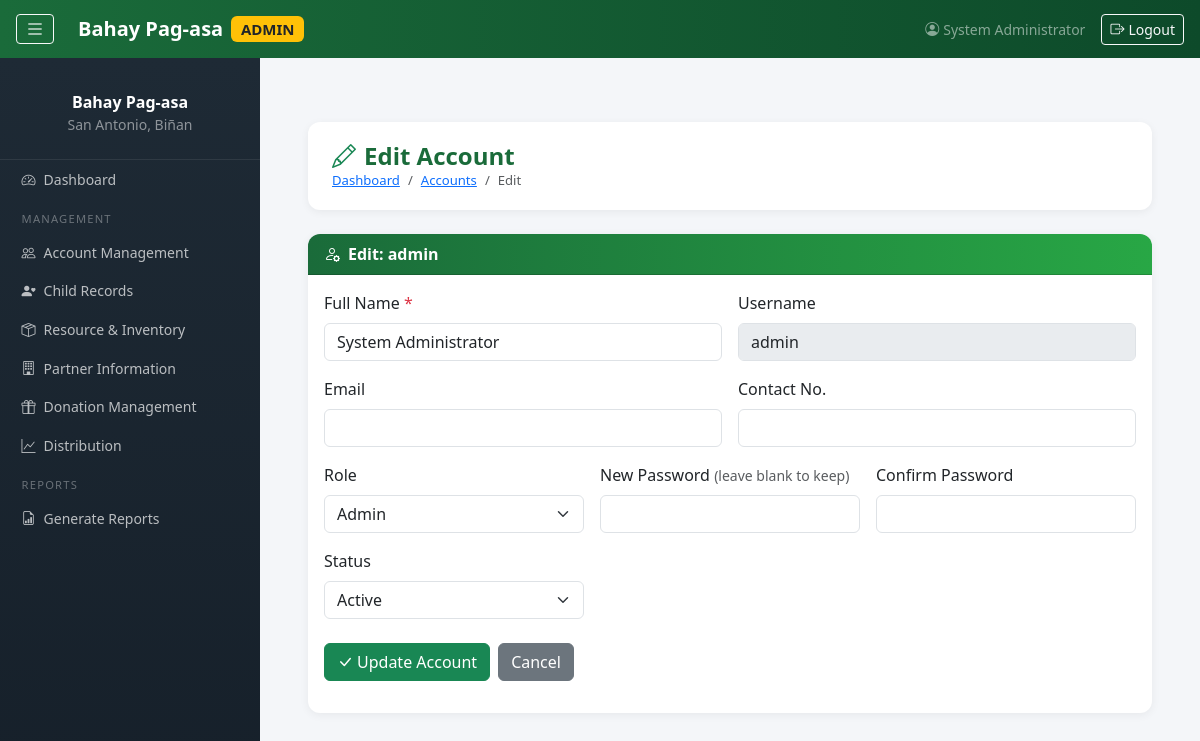
Screenshot of /admin/accounts/edit.php?id=1 (signed in) with the database file from the repository.
### tables this page shows
CREATE TABLE users (
    id          INT AUTO_INCREMENT PRIMARY KEY,
    full_name   VARCHAR(150)  NOT NULL,
    username    VARCHAR(80)   NOT NULL UNIQUE,
    password    VARCHAR(255)  NOT NULL,
    role        ENUM('admin','staff') NOT NULL DEFAULT 'staff',
    email       VARCHAR(150),
    contact     VARCHAR(30),
    status      ENUM('active','inactive') NOT NULL DEFAULT 'active',
    created_at  DATETIME DEFAULT CURRENT_TIMESTAMP,
    updated_at  DATETIME DEFAULT CURRENT_TIMESTAMP ON UPDATE CURRENT_TIMESTAMP
);

### includes/functions.php (called while the page is built, shortened)
<?php
function e($str) {
    return htmlspecialchars($str, ENT_QUOTES, 'UTF-8');
}

### admin/accounts/edit.php (the view, shortened to what this page needs)
<?php
require_once '../../includes/functions.php';
$db = getDB();
$id = (int)((isset($_GET['id']) ? $_GET['id'] : 0));
$stmt = $db->prepare("SELECT * FROM users WHERE id=?");
$stmt->bind_param('i', $id);
$stmt->execute();
$user = $stmt->get_result()->fetch_assoc();
include '../../includes/header.php';
?>
<?php include '../../includes/sidebar.php'; ?>
<div class="container-fluid px-4 py-3">
    <div class="page-header">
        <div>
            <h4><i class="bi bi-pencil me-2 text-success"></i>Edit Account</h4>
            <nav aria-label="breadcrumb">
                <ol class="breadcrumb mb-0">
                    <li class="breadcrumb-item"><a href="../dashboard.php">Dashboard</a></li>
                    <li class="breadcrumb-item"><a href="index.php">Accounts</a></li>
                    <li class="breadcrumb-item active">Edit</li>
                </ol>
            </nav>
        </div>
    </div>
    <div class="card">
        <div class="card-header"><i class="bi bi-person-gear me-2"></i>Edit: <?= e($user['username']) ?></div>
        <div class="card-body">
            <form method="POST">
                <div class="row g-3">
                    <div class="col-md-6">
                        <label class="form-label">Full Name <span class="text-danger">*</span></label>
                        <input type="text" name="full_name" class="form-control"
                               value="<?= e(isset($_POST['full_name']) ? $_POST['full_name'] : $user['full_name']) ?>" required>
                    </div>
                    <div class="col-md-6">
                        <label class="form-label">Username</label>
                        <input type="text" class="form-control" value="<?= e($user['username']) ?>" disabled>
                    </div>
                    <div class="col-md-6">
                        <label class="form-label">Email</label>
                        <input type="email" name="email" class="form-control"
                               value="<?= e(isset($_POST['email']) ? $_POST['email'] : $user['email']) ?>">
                    </div>
                    <div class="col-md-6">
                        <label class="form-label">Contact No.</label>
                        <input type="text" name="contact" class="form-control"
                               value="<?= e(isset($_POST['contact']) ? $_POST['contact'] : $user['contact']) ?>">
                    </div>
                    <div class="col-md-4">
                        <label class="form-label">Role</label>
                        <select name="role" class="form-select">
                            <option value="admin" <?= ($user['role']==='admin'?'selected':'') ?>>Admin</option>
                        </select>
                    </div>
                    <div class="col-md-4">
                        <label class="form-label">New Password <small class="text-muted">(leave blank to keep)</small></label>
                        <input type="password" name="password" class="form-control" minlength="6">
                    </div>
                    <div class="col-md-4">
                        <label class="form-label">Confirm Password</label>
                        <input type="password" name="confirm" class="form-control">
                    </div>
                    <div class="col-md-4">
                        <label class="form-label">Status</label>
                        <select name="status" class="form-select">
                            <option value="active"   <?= ($user['status']==='active'?'selected':'') ?>>Active</option>
                        </select>
                    </div>
                </div>
                <div class="mt-4 d-flex gap-2">
                    <button type="submit" class="btn btn-success"><i class="bi bi-check-lg me-1"></i>Update Account</button>
                    <a href="index.php" class="btn btn-secondary">Cancel</a>
                </div>
            </form>
        </div>
    </div>
</div>
<?php include '../../includes/sidebar_close.php'; ?>
<?php include '../../includes/footer.php'; ?>

### assets/css/style.css (style rules this page uses)
:root { --green-dark: #1a6b3a; --green-mid: #28a745; --green-light: #d4edda; --sidebar-w: 260px; --topbar-h: 58px; }
body { font-family: 'Segoe UI', system-ui, sans-serif; background: #f4f6f9; color: #333; }
.page-header { background: #fff; border-radius: 12px; padding: 1.25rem 1.5rem; margin-bottom: 1.5rem; display: flex; align-items: center; justify-content: space-between; box-shadow: 0 2px 8px rgba(0,0,0,.06); }
.page-header h4 { margin: 0; font-weight: 700; color: var(--green-dark); }
.page-header .breadcrumb { margin: 0; font-size: .82rem; }
.card { border: none; border-radius: 12px; box-shadow: 0 2px 10px rgba(0,0,0,.06); }
.card-header { background: linear-gradient(90deg, var(--green-dark), var(--green-mid)); color: #fff; font-weight: 600; border-radius: 12px 12px 0 0 !important; }

### rows the page displays
users: username "admin", full_name "System Administrator", role "Admin", status "Active"

### other values shown
$role "ADMIN"
isset($_SESSION['full_name']) ? $_SESSION['full_name'] : '' "System Administrator"
$label "Dashboard Account Management Child Records Resource & Inventory Partner Information Donation Management Distribution Generate Reports"
